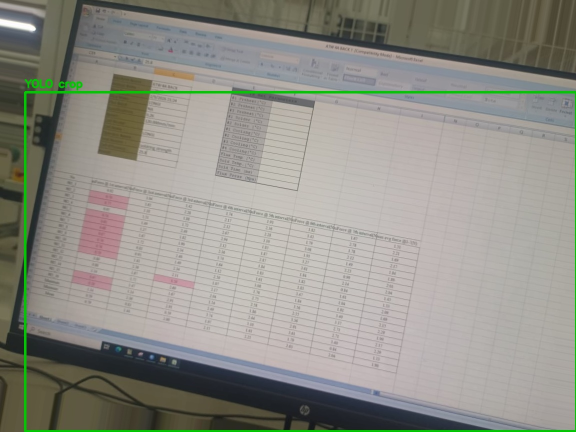
#> input picture debug/BATCH_20260226_204700_9672EF6A_WhatsApp Image 2026-02-15 at 9.02.52 AM.jpeg1__ang_-10_crop_debug.jpg, 1152 x 864 px (shown at 1/2 size)
$ python -i image_processor.py   (imports and definitions only)
#> lines starting #> are read from the running program, lines starting #| are printed output that depends on the picture; after the words box and inside, x2 and y2 are one past the last pixel; in counts of white or black regions, pixels touching at a corner belong together
### config.py
"""
Configuration constants for the Manufacturing Quality Control Automation System.
Defines processing rules, directories, and thresholds.
"""
import os
from pathlib import Path

# Base directories
BASE_DIR = Path(__file__).parent
INPUT_DIR = BASE_DIR / "input"
PROCESSED_DIR = BASE_DIR / "processed"
FAILED_DIR = BASE_DIR / "failed"
OUTPUT_DIR = BASE_DIR / "output"
LOGS_DIR = BASE_DIR / "logs"
DEBUG_DIR = BASE_DIR / "debug"

# Ensure directories exist
for d in [INPUT_DIR, PROCESSED_DIR, FAILED_DIR, OUTPUT_DIR, LOGS_DIR, DEBUG_DIR]:
    d.mkdir(parents=True, exist_ok=True)

# Data Structure Assumptions (from solder-point test equipment: 16 bus bars × 7 measurement points each)
BUS_BARS = 16
POINTS_PER_BAR = 7
TOTAL_POINTS = BUS_BARS * POINTS_PER_BAR  # 112
assert TOTAL_POINTS == BUS_BARS * POINTS_PER_BAR, "TOTAL_POINTS must equal BUS_BARS × POINTS_PER_BAR"

# Partial matrix support — allow processing images that capture fewer bus bars
# (e.g., cropped WhatsApp photos). Set to 0 to disable partial support.
MIN_BUS_BARS = 5  # Minimum rows to attempt QC evaluation (below this = DATA_ERROR)

# Quality Criteria Thresholds (per manufacturing QC spec)
RULE_A_THRESHOLD = 0.8       # Minimum acceptable peel force (N)
RULE_A_PERCENTAGE = 0.75     # At least 75% of all points must exceed RULE_A_THRESHOLD
MIN_POINTS_RULE_A = int(TOTAL_POINTS * RULE_A_PERCENTAGE)  # 84 points

RULE_B_THRESHOLD = 0.35      # Low-force warning threshold (N)
MAX_RULE_B_PER_BAR = 2       # Max points ≤ 0.35 allowed per bus bar before rejection

RULE_C_THRESHOLD = 0.1       # Critical low-force threshold (N)
MAX_RULE_C_TOTAL = 8         # Max total points ≤ 0.1 across all bars
MAX_RULE_C_PER_BAR = 1       # Max points ≤ 0.1 allowed per single bar

# OCR Settings
MIN_OCR_CONFIDENCE = 0.85

# Optional DL Table Detection (YOLO) Settings
# When enabled and model is available, the detected table region is cropped
# before geometric/image enhancement steps. If detection fails, pipeline falls
# back to the existing heuristic crop.
ENABLE_YOLO_TABLE_CROP = True
YOLO_TABLE_MODEL_PATH = BASE_DIR / "models" / "table_detector.pt"
# Bootstrap model confidence is typically low until you fine-tune with
# hand-labeled data; keep threshold relaxed to allow detections.
YOLO_TABLE_CONFIDENCE = 0.01
YOLO_TABLE_IOU = 0.45
# Set to an integer class id when your model has multiple classes.
# Keep as None for single-class table detectors.
YOLO_TABLE_CLASS_ID = None
# Save a visual debug image with either YOLO box or fallback crop box.
YOLO_DEBUG_SAVE_IMAGE = True

# Data bounds — any cleaned value outside this range is flagged as OCR noise
DATA_VALUE_MIN = 0.0
DATA_VALUE_MAX = 10.0  # solder peel force rarely exceeds 10 N

# File size limit (bytes) — reject files larger than this before processing
MAX_FILE_SIZE_BYTES = 50 * 1024 * 1024  # 50 MB

# Image preprocessing thresholds (used by image_processor.py)
IMG_CROP_TOP = 0.25
IMG_CROP_BOTTOM = 0.95
IMG_CROP_LEFT = 0.05
IMG_CROP_RIGHT = 0.97
IMG_DESKEW_MIN_ANGLE = 0.3       # degrees — skip rotation below this
IMG_DESKEW_MAX_ANGLE = 15.0      # degrees — ignore lines steeper than this
IMG_PERSPECTIVE_MIN_AREA = 0.3   # fraction of image area for quad detection
IMG_DENOISE_H = 6
IMG_CLAHE_CLIP = 2.0
IMG_CLAHE_GRID = (8, 8)
IMG_SHARPEN_WEIGHT = 1.3
IMG_SHARPEN_BLUR_WEIGHT = -0.3

# Logging
LOG_MAX_BYTES = 10 * 1024 * 1024  # 10 MB
LOG_BACKUP_COUNT = 5

# Cross-Verification Settings (Image vs Excel comparison)
VERIFY_TOLERANCE = 0.05       # Max allowed absolute difference per cell before flagging mismatch
VERIFY_MATCH_THRESHOLD = 0.95 # Minimum fraction of cells that must match for verification to PASS (95%)

# Categories
CATEGORY_APPROVED = "APPROVED"
CATEGORY_REJECTED = "REJECTED"
CATEGORY_MANUAL_REVIEW = "MANUAL_REVIEW_REQUIRED"
CATEGORY_DATA_ERROR = "DATA_ERROR"
CATEGORY_VERIFICATION_FAILED = "VERIFICATION_FAILED"

# RAG (Retrieval-Augmented Generation) Settings
ENABLE_RAG_CONTEXT = True
RAG_DB_PATH = BASE_DIR / "models" / "batch_history.db"
RAG_CHROMA_PATH = BASE_DIR / "models" / "chroma_db"
RAG_EMBEDDING_MODEL = "all-MiniLM-L6-v2"  # Fast, ~50MB model
RAG_TOP_K_SIMILAR = 3  # Retrieve top 3 similar historical batches
RAG_SIMILARITY_THRESHOLD = 0.6  # Min similarity score to consider a match

# Phase 2: Local LLM summary generation
ENABLE_RAG_LLM_SUMMARY = True
LLM_PROVIDER = "ollama"
OLLAMA_BASE_URL = "http://localhost:11434"
OLLAMA_MODEL_NAME = "llama3.1:8b"
LLM_MAX_TOKENS = 512
LLM_TEMPERATURE = 0.2
LLM_TIMEOUT_SECONDS = 30

# Phase 3: Operator feedback loop
ENABLE_OPERATOR_FEEDBACK = True
FEEDBACK_LOOKBACK_LIMIT = 20
FEEDBACK_MIN_ROOT_CAUSE_LENGTH = 5

### image_processor.py
"""
Image Processor for Google Cloud Vision Pipeline.
Applies light preprocessing to improve OCR accuracy on real-world factory photos
(phone cameras photographing monitors) while keeping the image natural enough
for Cloud Vision's deep learning models.
"""
import cv2
import numpy as np
import logging
from pathlib import Path

from config import (
    IMG_CROP_TOP, IMG_CROP_BOTTOM, IMG_CROP_LEFT, IMG_CROP_RIGHT,
    IMG_DESKEW_MIN_ANGLE, IMG_DESKEW_MAX_ANGLE, IMG_PERSPECTIVE_MIN_AREA,
    IMG_DENOISE_H, IMG_CLAHE_CLIP, IMG_CLAHE_GRID,
    IMG_SHARPEN_WEIGHT, IMG_SHARPEN_BLUR_WEIGHT,
    ENABLE_YOLO_TABLE_CROP, YOLO_TABLE_MODEL_PATH,
    YOLO_TABLE_CONFIDENCE, YOLO_TABLE_IOU, YOLO_TABLE_CLASS_ID,
    YOLO_DEBUG_SAVE_IMAGE, DEBUG_DIR,
)


class ImageProcessor:

    _yolo_model = None
    _yolo_load_attempted = False

    @staticmethod
    def _get_yolo_model():
        """
        Lazily load a YOLO detector if enabled and model file exists.
        Returns None when unavailable, so pipeline can safely fall back.
        """
        if not ENABLE_YOLO_TABLE_CROP:
            return None

        if ImageProcessor._yolo_load_attempted:
            return ImageProcessor._yolo_model

        ImageProcessor._yolo_load_attempted = True

        if not YOLO_TABLE_MODEL_PATH.exists():
            logging.warning(
                f"YOLO table crop enabled, but model file not found at {YOLO_TABLE_MODEL_PATH}. "
                "Falling back to heuristic crop."
            )
            return None

        try:
            from ultralytics import YOLO
            ImageProcessor._yolo_model = YOLO(str(YOLO_TABLE_MODEL_PATH))
            logging.info(f"Loaded YOLO table detector from {YOLO_TABLE_MODEL_PATH}")
        except Exception as e:
            logging.warning(f"Could not load YOLO table detector: {e}. Falling back to heuristic crop.")
            ImageProcessor._yolo_model = None

        return ImageProcessor._yolo_model

    @staticmethod
    def _detect_table_roi(img: np.ndarray):
        """
        Detect table region with YOLO and return (x1, y1, x2, y2) in image coords.
        Returns None when detection is unavailable or no confident box is found.
        """
        model = ImageProcessor._get_yolo_model()
        if model is None:
            return None

        try:
            kwargs = {
                "conf": YOLO_TABLE_CONFIDENCE,
                "iou": YOLO_TABLE_IOU,
                "verbose": False,
            }
            if YOLO_TABLE_CLASS_ID is not None:
                kwargs["classes"] = [int(YOLO_TABLE_CLASS_ID)]

            result = model.predict(source=img, **kwargs)[0]
            if result.boxes is None or len(result.boxes) == 0:
                return None

            # Pick the highest-confidence box.
            conf_tensor = result.boxes.conf
            best_idx = int(conf_tensor.argmax().item())
            xyxy = result.boxes.xyxy[best_idx].tolist()
            x1, y1, x2, y2 = [int(v) for v in xyxy]

            h, w = img.shape[:2]
            x1 = max(0, min(x1, w - 1))
            x2 = max(1, min(x2, w))
            y1 = max(0, min(y1, h - 1))
            y2 = max(1, min(y2, h))

            if x2 - x1 < 20 or y2 - y1 < 20:
                return None

            return x1, y1, x2, y2
        except Exception as e:
            logging.warning(f"YOLO table detection failed: {e}. Falling back to heuristic crop.")
            return None

    @staticmethod
    def _write_crop_debug_image(filepath: str, img: np.ndarray, roi, source_label: str):
        """
        Save an annotated debug image showing the crop region and source path
        (YOLO vs heuristic fallback) for quick visual verification.
        """
        if not YOLO_DEBUG_SAVE_IMAGE:
            return

        try:
            x1, y1, x2, y2 = roi
            overlay = img.copy()
            color = (0, 200, 0) if source_label == "YOLO" else (0, 165, 255)
            cv2.rectangle(overlay, (x1, y1), (x2, y2), color, 3)
            label = f"{source_label} crop"
            cv2.putText(
                overlay,
                label,
                (x1, max(20, y1 - 10)),
                cv2.FONT_HERSHEY_SIMPLEX,
                0.7,
                color,
                2,
                cv2.LINE_AA,
            )

            stem = Path(filepath).stem
            out_name = f"{stem}_crop_debug.jpg"
            out_path = DEBUG_DIR / out_name
            ok = cv2.imwrite(str(out_path), overlay)
            if ok:
                logging.info(f"Saved crop debug image: {out_path}")
            else:
                logging.warning(f"Failed to save crop debug image: {out_path}")
        except Exception as e:
            logging.warning(f"Could not write crop debug image: {e}")

    # ── Phone photo of monitor ──────────────────────────────────────────
    @staticmethod
    def preprocess_image(filepath: str) -> np.ndarray:
        """
        Full preprocessing pipeline for phone photos of factory monitors:
        1. Load & crop to data table region
        2. Perspective / deskew correction
        3. Light denoising
        4. Contrast enhancement (CLAHE)
        5. Mild sharpening
        """
        img = cv2.imread(filepath)
#> img is the input picture: shape (864, 1152, 3); mean B, G, R 135, 143.3, 143.8
        if img is None:
            raise ValueError(f"Could not read image from {filepath}")

        h, w = img.shape[:2]

        # 1. Crop to table region.
        # Preferred path: YOLO table detector (if enabled and available).
        # Fallback path: existing heuristic crop.
        roi = ImageProcessor._detect_table_roi(img)
        if roi is not None:
            x1, y1, x2, y2 = roi
            cropped = img[y1:y2, x1:x2]
            logging.info(f"YOLO crop applied: ({x1}, {y1})-({x2}, {y2}), shape={cropped.shape}")
            ImageProcessor._write_crop_debug_image(filepath, img, roi, "YOLO")
        else:
            hx1 = int(w * IMG_CROP_LEFT)
            hy1 = int(h * IMG_CROP_TOP)
            hx2 = int(w * IMG_CROP_RIGHT)
            hy2 = int(h * IMG_CROP_BOTTOM)
            cropped = img[hy1:hy2, hx1:hx2]
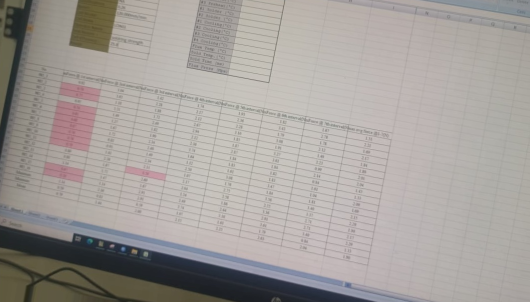
#> cropped: shape (604, 1060, 3) (shown at 1/2 size); mean B, G, R 154.7, 158.6, 163.5
            logging.info(f"Heuristic crop from {img.shape} to {cropped.shape}")
            ImageProcessor._write_crop_debug_image(filepath, img, (hx1, hy1, hx2, hy2), "HEURISTIC")

        # 2. Deskew — straighten rotated photos
        cropped = ImageProcessor._deskew(cropped)

        # 3. Perspective correction — flatten trapezoidal distortion from angled shots
        cropped = ImageProcessor._correct_perspective(cropped)

        # 4. Light denoising (preserve edges for digits)
        cropped = cv2.fastNlMeansDenoisingColored(cropped, None, h=IMG_DENOISE_H, hColor=IMG_DENOISE_H,
                                                   templateWindowSize=7, searchWindowSize=21)

        # 5. CLAHE contrast enhancement on the L channel (keeps colours natural)
        cropped = ImageProcessor._enhance_contrast(cropped)

        # 6. Mild sharpen to crisp up digit edges
        cropped = ImageProcessor._sharpen(cropped)

        logging.info(f"Preprocessing complete. Final size: {cropped.shape}")
        return cropped

    # ── Direct screenshot ───────────────────────────────────────────────
    # [14 lines left out: function preprocess_clean_image, not called in this run]

    # ── Internal helpers ────────────────────────────────────────────────
    @staticmethod
    def _deskew(img: np.ndarray) -> np.ndarray:
        """Detect dominant text-line angle via Hough lines and rotate to level."""
        gray = cv2.cvtColor(img, cv2.COLOR_BGR2GRAY)
        edges = cv2.Canny(gray, 50, 150, apertureSize=3)
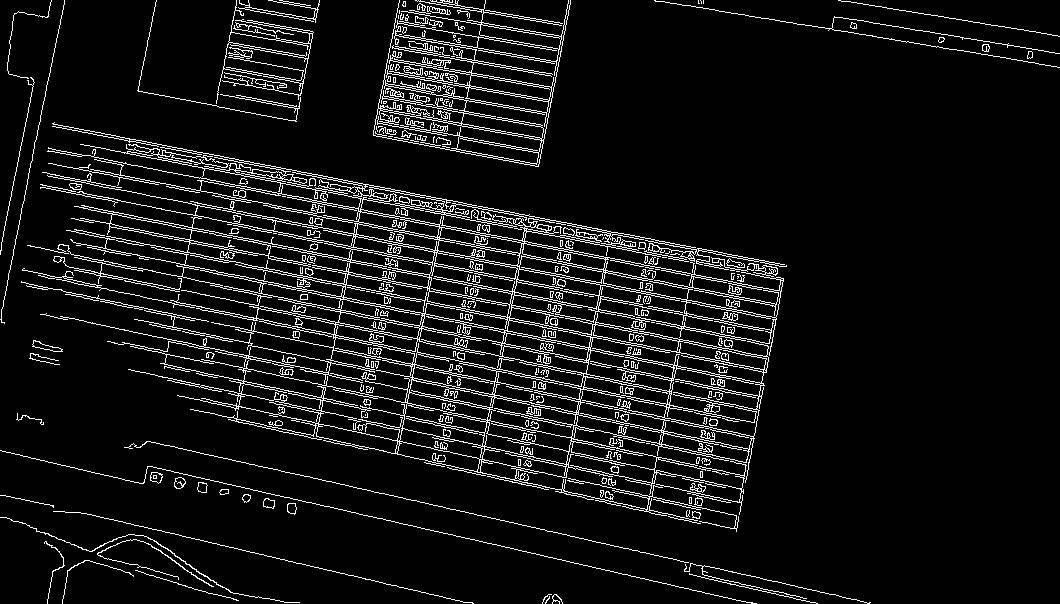
#> edges: shape (604, 1060); 7.7% white in thin lines or dots
        lines = cv2.HoughLinesP(edges, 1, np.pi / 180, threshold=100,
                                minLineLength=img.shape[1] // 6, maxLineGap=10)
#> lines = 103 rows, first 6: [53, 124, 504, 211], [80, 144, 673, 259], [126, 148, 776, 274], [60, 316, 749, 462], [172, 172, 429, 222], [53, 126, 623, 236]
        if lines is None:
            return img

        angles = []
        for line in lines:
            x1, y1, x2, y2 = line[0]
            dx = x2 - x1
            dy = y2 - y1
            if abs(dx) < 1:
                continue
            angle = np.degrees(np.arctan2(dy, dx))
            # Only consider near-horizontal lines (table rows)
            if abs(angle) < IMG_DESKEW_MAX_ANGLE:
                angles.append(angle)
#> this loop made 103 passes
#> (x1, y1, x2, y2, dx, dy, angle) on passes 1 to 8: (53, 124, 504, 211, 451, 87, 10.92), (80, 144, 673, 259, 593, 115, 10.98), (126, 148, 776, 274, 650, 126, 10.97), (60, 316, 749, 462, 689, 146, 11.96), (172, 172, 429, 222, 257, 50, 11.01), (53, 126, 623, 236, 570, 110, 10.92), (168, 341, 362, 382, 194, 41, 11.93), (126, 144, 777, 270, 651, 126, 10.95)
#> after the loop, angles = 89 values, max 12.99 at index 79, min 9.08 at index 68, mean 11.47

        if not angles:
            return img

        median_angle = float(np.median(angles))
#> median_angle = 11.17
        # Skip rotation if the skew is negligible
        if abs(median_angle) < IMG_DESKEW_MIN_ANGLE:
            logging.info(f"Deskew: angle {median_angle:.2f}° — negligible, skipped.")
            return img

        h, w = img.shape[:2]
        center = (w // 2, h // 2)
        rot_mat = cv2.getRotationMatrix2D(center, median_angle, 1.0)
#> rot_mat = [[0.981, 0.194, -48.47], [-0.194, 0.981, 108.4]]
        rotated = cv2.warpAffine(img, rot_mat, (w, h),
                                 flags=cv2.INTER_LINEAR,
                                 borderMode=cv2.BORDER_REPLICATE)
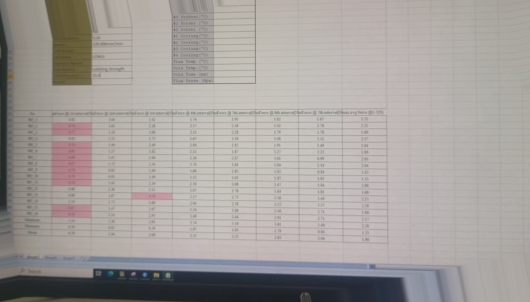
#> rotated: shape (604, 1060, 3) (shown at 1/2 size); mean B, G, R 156.5, 159.7, 164.6
        logging.info(f"Deskew: rotated by {median_angle:.2f}°")
        return rotated

    @staticmethod
    def _correct_perspective(img: np.ndarray) -> np.ndarray:
        """
        Attempt to detect a rectangular table region and warp it to a flat rectangle.
        Falls back gracefully if no strong rectangle is found.
        """
        gray = cv2.cvtColor(img, cv2.COLOR_BGR2GRAY)
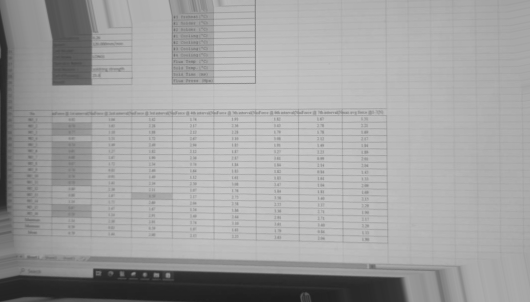
#> gray: shape (604, 1060) (shown at 1/2 size); min 30, max 205, mean 160.8
        blurred = cv2.GaussianBlur(gray, (5, 5), 0)
        edges = cv2.Canny(blurred, 30, 120)
#> edges: shape (604, 1060); 2.2% white in thin lines or dots, all inside (x1, y1, x2, y2) = (0, 0, 891, 604)

        # Dilate to close gaps in table borders
        kernel = cv2.getStructuringElement(cv2.MORPH_RECT, (5, 5))
        edges = cv2.dilate(edges, kernel, iterations=2)
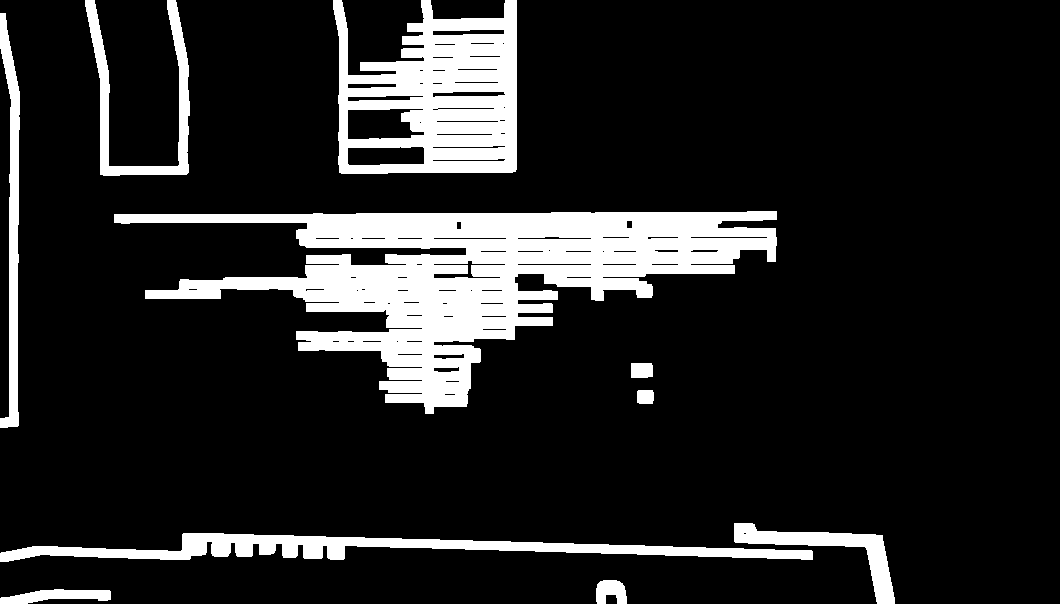
#> edges: shape (604, 1060); 14.7% white; 10 white regions

        contours, _ = cv2.findContours(edges, cv2.RETR_EXTERNAL, cv2.CHAIN_APPROX_SIMPLE)
#> contours = 10 contours; largest, box (x1, y1, x2, y2) and area: (114, 211, 777, 414) 49990, (333, 0, 517, 174) 24715, (0, 533, 813, 562) 8464, (85, 0, 190, 176) 3683, (0, 13, 20, 428) 3513
        if not contours:
            return img

        # Find the largest quadrilateral contour
        contours = sorted(contours, key=cv2.contourArea, reverse=True)
        target_quad = None
        img_area = img.shape[0] * img.shape[1]

        for cnt in contours[:5]:
            peri = cv2.arcLength(cnt, True)
            approx = cv2.approxPolyDP(cnt, 0.02 * peri, True)
            area = cv2.contourArea(approx)
            # Must be a quad covering at least 30% of the cropped image
            if len(approx) == 4 and area > img_area * IMG_PERSPECTIVE_MIN_AREA:
                target_quad = approx.reshape(4, 2).astype(np.float32)
                break
#> this loop made 5 passes
#> (peri, area) on passes 1, 2, 4: (3805.3, 33441.5), (1079.9, 26050.5), (882.7, 2161)

        if target_quad is None:
            logging.info("Perspective: no dominant quad found — skipped.")
            return img

        # Order points: top-left, top-right, bottom-right, bottom-left
        rect = ImageProcessor._order_points(target_quad)
        tl, tr, br, bl = rect

        width = int(max(np.linalg.norm(br - bl), np.linalg.norm(tr - tl)))
        height = int(max(np.linalg.norm(tr - br), np.linalg.norm(tl - bl)))

        dst = np.array([[0, 0], [width - 1, 0],
                        [width - 1, height - 1], [0, height - 1]], dtype=np.float32)

        matrix = cv2.getPerspectiveTransform(rect, dst)
        warped = cv2.warpPerspective(img, matrix, (width, height),
                                     flags=cv2.INTER_LINEAR,
                                     borderMode=cv2.BORDER_REPLICATE)
        logging.info(f"Perspective: warped to {warped.shape}")
        return warped

    # [11 lines left out: function _order_points, not called in this run]

    @staticmethod
    def _enhance_contrast(img: np.ndarray) -> np.ndarray:
        """Apply CLAHE on the L channel of LAB colour space."""
        lab = cv2.cvtColor(img, cv2.COLOR_BGR2LAB)
#> lab: shape (604, 1060, 3); mean of channels 0, 1, 2 167.6, 129.2, 130.1
        l, a, b = cv2.split(lab)
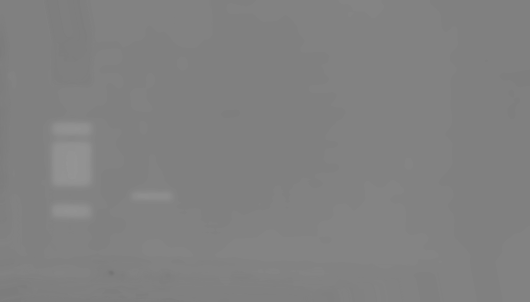
#> a: shape (604, 1060) (shown at 1/2 size); min 115, max 148, mean 129.2
        clahe = cv2.createCLAHE(clipLimit=IMG_CLAHE_CLIP, tileGridSize=IMG_CLAHE_GRID)
        l = clahe.apply(l)
        enhanced = cv2.merge([l, a, b])
#> enhanced: shape (604, 1060, 3); mean of channels 0, 1, 2 170.1, 129.2, 130.1
        return cv2.cvtColor(enhanced, cv2.COLOR_LAB2BGR)
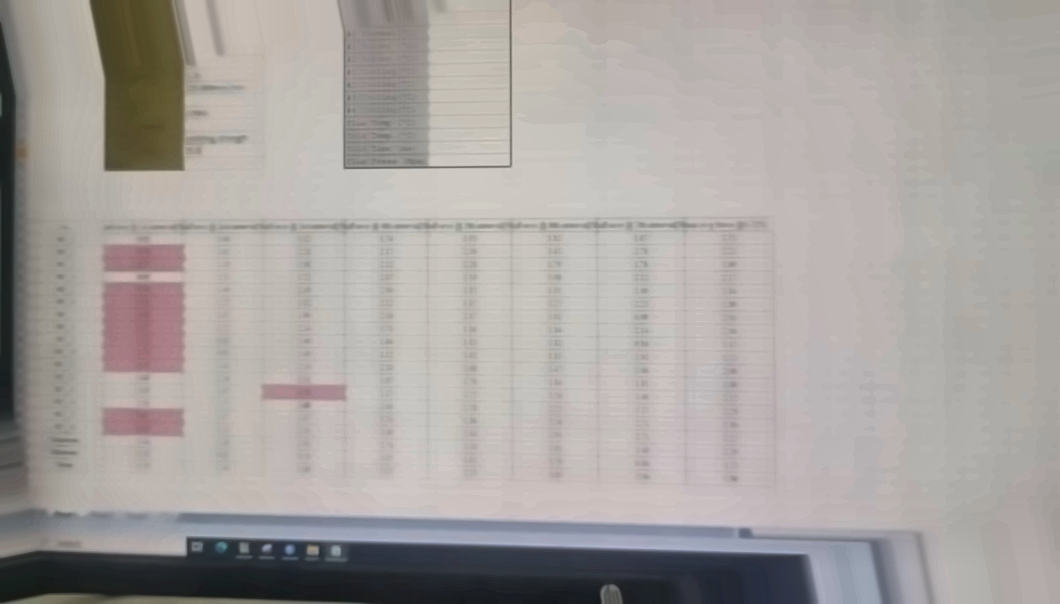
#> returned value: shape (604, 1060, 3); mean B, G, R 159.7, 162.7, 167.4

    @staticmethod
    def _sharpen(img: np.ndarray) -> np.ndarray:
        """Mild unsharp-mask style sharpening to crisp digit edges."""
        blurred = cv2.GaussianBlur(img, (0, 0), sigmaX=2)
#> blurred: shape (604, 1060, 3)
        return cv2.addWeighted(img, IMG_SHARPEN_WEIGHT, blurred, IMG_SHARPEN_BLUR_WEIGHT, 0)

>>> result = ImageProcessor().preprocess_image('debug/BATCH_20260226_204700_9672EF6A_WhatsApp Image 2026-02-15 at 9.02.52 AM.jpeg1__ang_-10_crop_debug.jpg')
